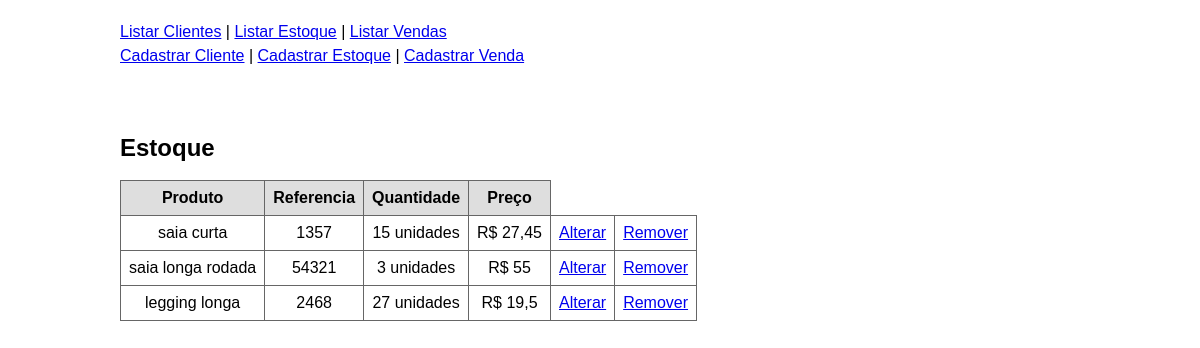
The page / on the database its author committed.
### tables this page shows
CREATE TABLE estoque (
	id int NOT NULL auto_increment,
	nome_produto varchar(255) NOT NULL,
	preco_produto float NOT NULL,
	quantidade_produto int NOT NULL,
	referencia varchar(255) NOT NULL,
	UNIQUE (nome_produto),
	PRIMARY KEY (id)
);

### controle/rotas.php (called while the page is built, shortened)
<?php
    function montar_include($pasta, $arquivo) {
        return TEMPLATES.'/'.$pasta.'/'.$arquivo.'.php';
    }
    function mostrar_conteudo() {
        $uri = $_SERVER['REQUEST_URI'];
        $uri = explode('?', $uri);
        $uri = $uri[0];
        $uri = rtrim($uri, '/');
        $partes = explode('/', $uri);
        if(count($partes) >= 5) {
            $arquivo = array_pop($partes);
            $pasta = array_pop($partes);
        } else {
            $pasta = 'estoque';
            $arquivo = 'listar';
        }
        $caminho = montar_include($pasta, $arquivo);
        include_once($caminho);
    }
?>

### controle/banco.php (called while the page is built, shortened)
<?php
    function select_all($tabela){
        $sql = 'SELECT * from '.$tabela.';';
        $resultado = mysql_query($sql);
        $objetos = array();
        while($row = mysql_fetch_assoc($resultado)){
            $objetos[] = $row;
        }
        return $objetos;
    }
?>

### controle/functions.php (called while the page is built, shortened)
<?php
	function reverter_float($dados){
		$dados = str_replace('.', ',', $dados);
		return $dados;
	}
?>

### templates/Estoque/listar.php (the view)
<br /><br />
<h2>Estoque</h2>
<table class='lista'>
	<tr>
		<th>Produto</th>
		<th>Referencia</th>
		<th>Quantidade</th>
		<th>Preço</th>
	</tr>
<?php
	$estoque = select_all('estoque');
	foreach ($estoque as $produto):
?>
	<tr>
		<td><?php echo $produto['nome_produto']; ?></td>
		<td><?php echo $produto['referencia']; ?></td>
		<td><?php echo $produto['quantidade_produto'].' unidades'; ?></td>
		<td><?php echo 'R$ '.reverter_float($produto['preco_produto']); ?></td>
		<td><a href='/<?php echo BASE; ?>/index.php/estoque/alterar/?id=<?php echo $produto['id']; ?>'>Alterar</a></td>
		<td><a href='/<?php echo BASE; ?>/index.php/estoque/remover/?id=<?php echo $produto['id']; ?>'>Remover</a></td>
	</tr>
<?php
    endforeach;
?>
</table>

### index.php (shortened to what this page needs)
<?php include_once('controle/rotas.php'); ?>
<!DOCTYPE html>
<html>
    <head>
    	<link rel="stylesheet" type="text/css" href="/<?php echo BASE?>/estaticos/estilo.css">
    </head>
    <body>
        <?php
            include_once(TEMPLATES.'/geral/menu.php');
        	mostrar_conteudo();
        ?>
    </body>
</html>

### templates/geral/menu.php
<a href='/<?php echo BASE; ?>/index.php/clientes/listar/'>Listar Clientes</a> |
<a href='/<?php echo BASE; ?>/index.php/estoque/listar/'>Listar Estoque</a> |
<a href='/<?php echo BASE; ?>/index.php/vendas/listar/'>Listar Vendas</a>
<br />
<a href='/<?php echo BASE; ?>/index.php/clientes/cadastrar/'>Cadastrar Cliente</a> |
<a href='/<?php echo BASE; ?>/index.php/estoque/cadastrar/'>Cadastrar Estoque</a> |
<a href='/<?php echo BASE; ?>/index.php/vendas/cadastrar/'>Cadastrar Venda</a>
<br />

### estaticos/estilo.css (style rules this page uses)
body { width: 960px; margin: 0 auto; font: normal 16px/24px "Lucida Grande", Arial, Ubuntu, sans-serif; padding: 20px 20px 0; }
table.lista { border-width: 1px; border-color: #666666; border-collapse: collapse; }
table.lista th { border-width: 1px; padding: 8px; border-style: solid; border-color: #666666; background-color: #dedede; }
table.lista td { text-align: center; border-width: 1px; padding: 8px; border-style: solid; border-color: #666666; background-color: #ffffff; }

### rows shown on the page
estoque: nome_produto "saia curta", referencia "1357", quantidade_produto "15", preco_produto "27,45"
estoque: nome_produto "saia longa rodada", referencia "54321", quantidade_produto "3", preco_produto "55"
estoque: nome_produto "legging longa", referencia "2468", quantidade_produto "27", preco_produto "19,5"
